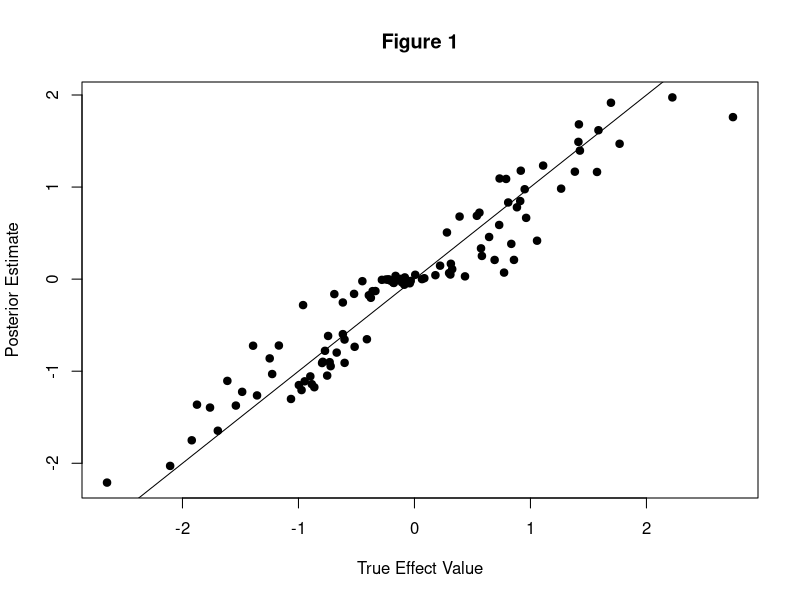
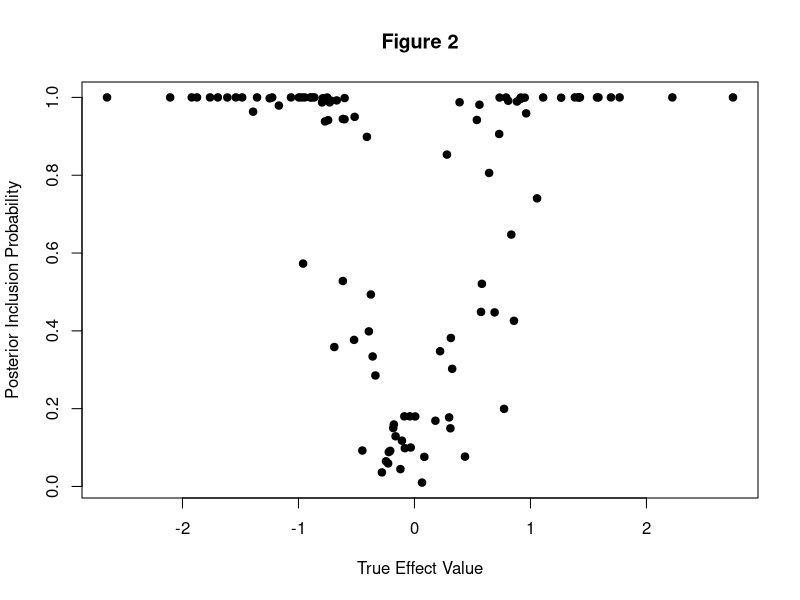
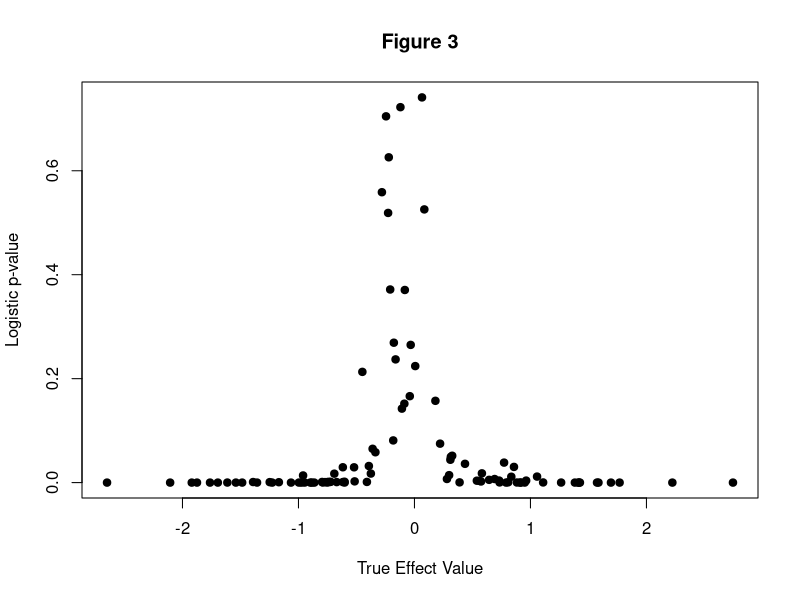
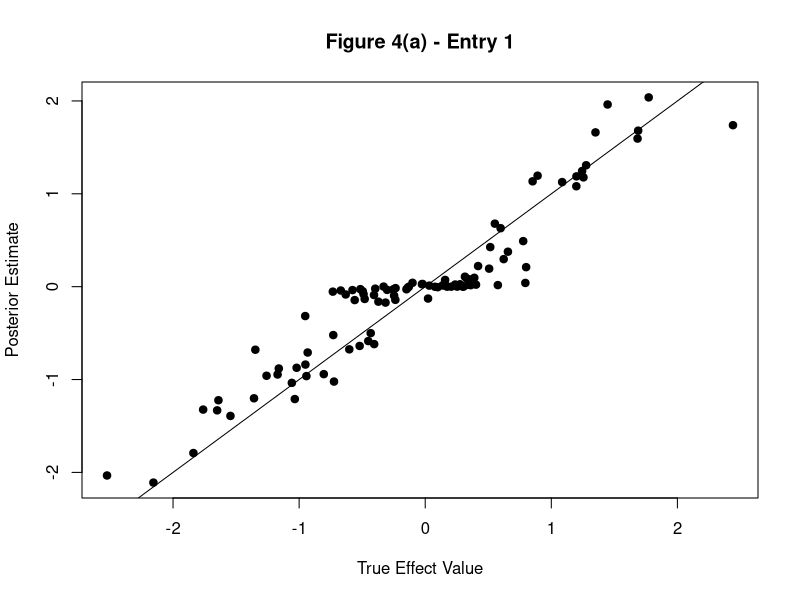
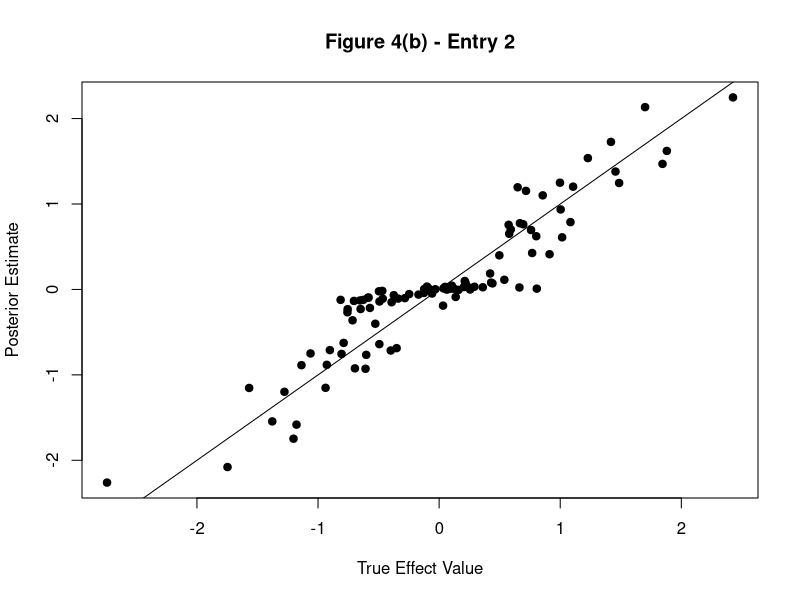
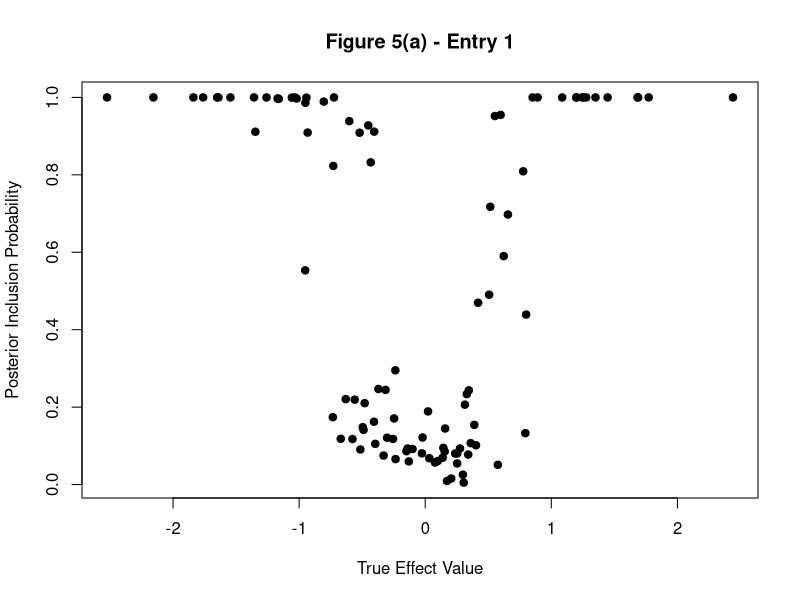
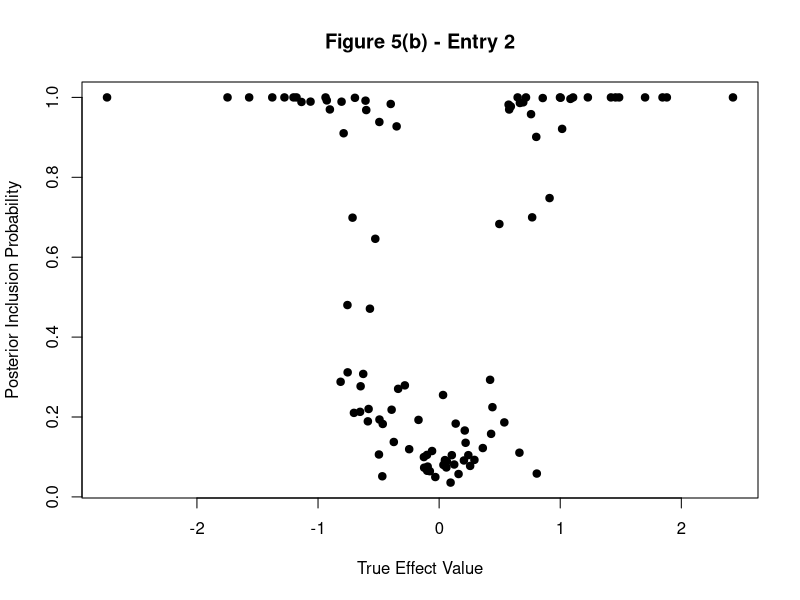
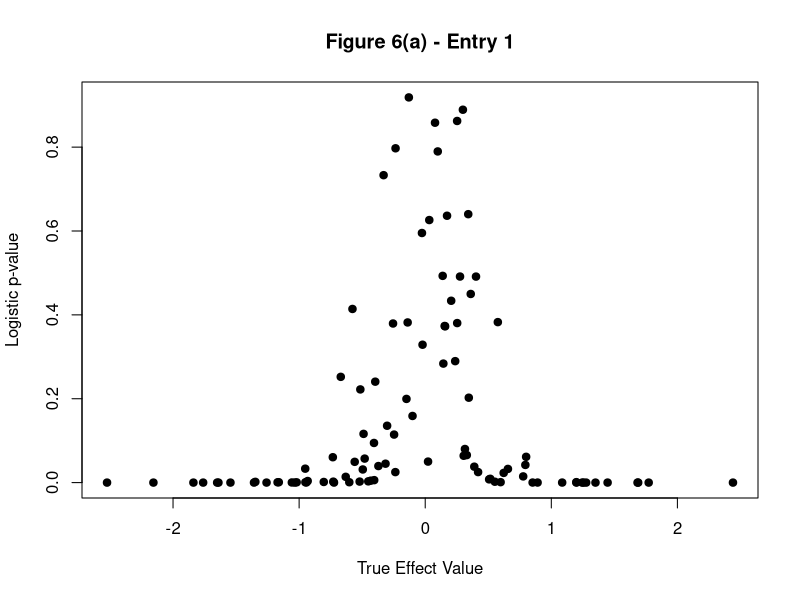

These charts were generated, in order, by the following R code: (Note: this script raises an error after producing the figures.)
## ---- chunk 1
knitr::opts_chunk$set(echo = T, error = T, warning = T, message = F, fig.align = 'center')
## ---- chunk 2
### NOTE: This is basic code, and I did not attempt to mirror the level of numerical sophistication in the susie functions
### If this idea is worth pursuing further, then this code can be improved

calc_Q = function(X, Sigma2, Mu, Alpha) {
  # X is data matrix
  # Sigma2[j, l] is the posterior variance for b_l when entry j is selected, p x L
  # Mu[j, l] is the posterior mean for b_l when entry j is selected, p x L
  # Alpha[j, l] is the posterior probability selecting entry j from b_l, p x L
  
  ASU2 = Alpha * (Sigma2 + Mu^2) # [j, l] = alpha[j, l] * (Sigma2[j, l] + Mu[j, l]^2)
  
  Q = rowSums(X^2 %*% ASU2) # start w/ sum_l E_(ql)[(x_i' b_l)^2]
  
  # now add 2 sum_l sum_{k>l} (x_i' b_l_post)(x_i' b_k_post)
  b_post_mat = Mu * Alpha # each column is posterior mean for b_l, p x L
  X_b_post = X %*% b_post_mat # [i, l] = x_i' b_l_post
  for (i in 1:nrow(X)) {
    xb_i = as.numeric(X_b_post[i, ])
    xb_outer = xb_i %o% xb_i # outer-product, [j, k] = (x_i'b_j_post)(x_i' b_k_post)
    diag(xb_outer) = 0 # remove diagonal, where j = k
    Q[i] = Q[i] + sum(xb_outer)
  }
  
  return(Q)
  
}

g = function(x) { # ilogit function
  exp(x) / (1 + exp(x))
}


update_xi = function(X, Sigma2, Mu, Alpha) {
  # X is data matrix
  # Sigma2[j, l] is the posterior variance for b_l when entry j is selected, p x L
  # Mu[j, l] is the posterior mean for b_l when entry j is selected, p x L
  # Alpha[j, l] is the posterior probability selecting entry j from b_l, p x L
  
  Q = calc_Q(X, Sigma2, Mu, Alpha)
  
  xi = sqrt(Q)
  
  return(xi)
  
}

update_b_l = function(X, Y, xi, prior_weights, V, Sigma2, Mu, Alpha, l) {
  # X is data matrix
  # Y is binary response
  # xi is lower-bound approximation parameters
  # prior_weights is prior probabilities for selecting j (p-vector)
  # V is prior variance
  # Sigma2[j, l] is the posterior variance for b_l when entry j is selected, p x L
  # Mu[j, l] is the posterior mean for b_l when entry j is selected, p x L
  # Alpha[j, l] is the posterior probability selecting entry j from b_l, p x L
  # l is index to update
  
  b_post_mat = Mu * Alpha # each column is posterior mean for b_l, p x L
  b_post_not_l = rowSums(as.matrix(b_post_mat[, -l], nrow = nrow(Mu))) # posterior, sum_(k != l) b_k_post
  g_xi = g(xi) # vector of g(xi_i), pre-compute once
  
  
  for (j in 1:ncol(X)) {
    common_denom = (1 / V) + sum(as.numeric(X[, j]^2) * (g_xi - .5) / xi) # appears many times, compute once
    
    # update Alpha[j, l]
    num = sum(X[, j] * (Y - .5 -  ((1 / xi) * (g_xi - .5) * (X %*% b_post_not_l)))) # numerator in exp
    denom = 2*common_denom # denominator in exp
    Alpha[j, l] = log(prior_weights[j]) + (num^2 / denom) + (1/2)*log(1 / common_denom) # on log-scale, for stability
    
    # update Mu[j, l]
    Mu[j, l] = num / common_denom
    
    # update Sigma[j, l]
    Sigma2[j, l] = 1 / common_denom
  }
  Alpha[, l] = exp(Alpha[, l] - max(Alpha[, l])) # remove max for stability, everything still proportional
  Alpha[, l] = Alpha[, l] / sum(Alpha[, l]) # normalize, sum to 1
  
  return(list(Sigma2 = Sigma2, Mu = Mu, Alpha = Alpha))
  
}


update_all = function(X, Y, xi, prior_weights, V, Sigma2, Mu, Alpha) {
  # X is data matrix
  # Y is binary response
  # xi is lower-bound approximation parameters
  # prior_weights is prior probabilities for selecting j (p-vector)
  # V is prior variance
  # Sigma2[j, l] is the posterior variance for b_l when entry j is selected, p x L
  # Mu[j, l] is the posterior mean for b_l when entry j is selected, p x L
  # Alpha[j, l] is the posterior probability selecting entry j from b_l, p x L
  
  # first, iterate over l = 1:L
  for (l in 1:ncol(Mu)) {
    res_l = update_b_l(X, Y, xi, prior_weights, V, Sigma2, Mu, Alpha, l)
    Sigma2 = res_l$Sigma2
    Mu = res_l$Mu
    Alpha = res_l$Alpha
  }
  
  # now, update xi
  xi = update_xi(X, Sigma2, Mu, Alpha)
  
  return(list(Sigma2 = Sigma2, Mu = Mu, Alpha = Alpha, xi = xi))
  
}

init_all = function(n, p, L) {
  xi = runif(n)
  
}


susie_logistic_VB = function(Y, X, L = 10, V = 1, prior_weights = NULL, tol = 1e-3, maxit = 1000) {
  p = ncol(X)
  n = nrow(X)
  
  if (is.null(prior_weights)) {
    prior_weights = rep(1 / p, p)
  }
  
  # place to store posterior info for each l = 1, ..., L
  # initialize: could think of something better
  Alpha = matrix(prior_weights, nrow = p, ncol = L)
  Mu = matrix(0, nrow = p, ncol = L)
  Sigma2 = matrix(V, nrow = p, ncol = L)
  xi = update_xi(X, Sigma2, Mu, Alpha)
  post_info = list(Sigma2 = Sigma2, Mu = Mu, Alpha = Alpha, xi = xi)
  
  beta_post_init = matrix(Inf, nrow = p, ncol = L) # initialize
  #beta_post_init2 = beta_post_init
  beta_post = post_info$Alpha * post_info$Mu
  
  
  iter = 0
  #while((norm(beta_post - beta_post_init, "1") > tol) & (norm(beta_post - beta_post_init2, "1") > tol)) { # repeat until posterior means
  while(norm(beta_post - beta_post_init, "1") > tol) { # repeat until posterior means
    #beta_post_init2 = beta_post_init # store from 2 iterations ago
    beta_post_init = beta_post
    
    post_info = update_all(X, Y, post_info$xi, prior_weights, V, post_info$Sigma2, post_info$Mu, post_info$Alpha)
    
    beta_post = post_info$Alpha * post_info$Mu
    
    iter = iter + 1
    if (iter > maxit) {
      stop("Maximum number of iterations reached")
    }
  }
  
  # change output format to match the GLM version's output
  res = list(post_alpha = post_info$Alpha, post_mu = post_info$Mu, post_sigma = post_info$Sigma, xi = post_info$xi)
  
  return(res)
  
}
## ---- chunk 3
susie_logistic = function(Y, X, L = 10, V = 1, prior_weights = NULL, tol = 1e-3, maxit = 1000, intercept = TRUE) {
  
  p = ncol(X)
  n = nrow(X)
  
  # place to store posterior info for each l = 1, ..., L
  post_alpha = matrix(NA, nrow = p, ncol = L)
  post_mu = matrix(NA, nrow = p, ncol = L)
  post_sigma = matrix(NA, nrow = p, ncol = L)
  post_info = list(post_alpha = post_alpha, post_mu = post_mu, post_sigma = post_sigma)

  beta_post_init = matrix(Inf, nrow = p, ncol = L) # initialize
  beta_post_init2 = beta_post_init
  beta_post = matrix(0, nrow = p, ncol = L)
  
  fixed = rep(0, n) # fixed portion, estimated from l' != l other SER models
  
  iter = 0
  while((norm(beta_post - beta_post_init, "1") > tol) & (norm(beta_post - beta_post_init2, "1") > tol)) { # repeat until posterior means converge (ELBO not calculated here, so use this convergence criterion instead)
    beta_post_init2 = beta_post_init # store from 2 iterations ago
    beta_post_init = beta_post
      
    for (l in 1:L) {
      
      # below is old (inefficient) calculation of the fixed portion
      #fixed = rowSums(X %*% beta_post[, -l]) + int.coef # fixed portion from previous estimates (add intercept portion as well)
      fixed = fixed - (X %*% beta_post[, l]) # remove effect from previous iteration
      
      SER_logistric_l = single_effect_regression_logistic(Y, X, V, prior_weights, FALSE, fixed, intercept)
      # store
      post_info$post_alpha[, l] = SER_logistric_l$alpha
      post_info$post_mu[, l] = SER_logistric_l$mu
      post_info$post_sigma[, l] = SER_logistric_l$mu2 - SER_logistric_l$mu^2
      
      # update beta_post
      beta_post[, l] = SER_logistric_l$alpha * SER_logistric_l$mu
      
      fixed = fixed + (X %*% beta_post[, l]) # add back new fixed portion
      
    }
    
    iter = iter + 1
    if (iter > maxit) {
        stop("Maximum number of iterations reached")
    }
    
  }
  
  # now, get intercept w/ MLE, holding our final estimate of beta to be fixed
  beta = rowSums(post_info$post_alpha * post_info$post_mu)
  int = coef(glm(Y ~ 1 + offset(X %*% beta), family = "binomial"))
  post_info$intercept = int
  
  return(post_info)
  
}


# SER_logistic function
single_effect_regression_logistic = function(Y, X, V, prior_weights = NULL, optimize_V = FALSE, fixed = NULL, intercept = TRUE) {
  p = ncol(X)
  
  betahat = numeric(p)
  shat2 = numeric(p)
  
  if (is.null(fixed)) { # fixed is components from previous SER fits
    fixed = rep(0, length(Y))
  }
  
  # NOTE: could parallelize loop below if desired
  for (j in 1:p) { # logistic regression on each column of X separately
    if (intercept) {
      log.fit = glm(Y ~ X[, j] + 1 + offset(fixed), family = "binomial") # fit w/ intercept
    } else {
      log.fit = glm(Y ~ X[, j] - 1 + offset(fixed), family = "binomial") # fit w/out intercept
    }
    log.fit.coef = summary(log.fit)$coefficients
    # NOTE: coerces "intercept" to be 0 or 1 to grab relevant row of glm coefficient output
    betahat[j] = ifelse(is.na(log.fit.coef[1 + intercept, 1]), 0, log.fit.coef[1 + intercept, 1]) # beta-hat MLE (if na, just set to 0)
    shat2[j] = ifelse(is.na(log.fit.coef[1 + intercept, 2]), Inf, log.fit.coef[1 + intercept, 2]^2) # (std errof beta-hat MLE)^2 (if na, just set to Inf)
  }
  
  if (is.null(prior_weights)) {
    prior_weights = rep(1 / p, p)
  }
  
  if(optimize_V) {
    stop("Optimizing for prior variance not yet implemented for logistic case")
    #if(loglik.grad(0, betahat, shat2, prior_weights) < 0) {
    #  V = 0
    #} else {
    ##V.o = optim(par=log(V),fn=negloglik.logscale,gr = negloglik.grad.logscale,betahat=betahat,shat2=shat2,prior_weights=prior_weights,method="BFGS")
    ##if(V.o$convergence!=0){
    ##  warning("optimization over prior variance failed to converge")
    ##}
    #  V.u = uniroot(negloglik.grad.logscale, c(-10, 10), extendInt = "upX", betahat = betahat, shat2 = shat2, prior_weights = prior_weights)
    #  V = exp(V.u$root)
    #}
  }
  
  lbf = dnorm(betahat, 0, sqrt(V + shat2), log = TRUE) - dnorm(betahat, 0, sqrt(shat2), log = TRUE)
  #log(bf) on each SNP
  
  lbf[is.infinite(shat2)] = 0 # deal with special case of infinite shat2 (eg happens if X does not vary)
  
  maxlbf = max(lbf)
  w = exp(lbf - maxlbf) # w is proportional to BF, but subtract max for numerical stability
  # posterior prob on each SNP
  w_weighted = w * prior_weights
  weighted_sum_w = sum(w_weighted)
  alpha = w_weighted / weighted_sum_w
  post_var = 1 / ((1 / shat2) + (1 / V)) # posterior variance
  post_mean = (1 / shat2) * post_var * betahat # posterior mean
  post_mean2 = post_var + post_mean^2 # posterior second moment
  # BF for single effect model
  lbf_model = maxlbf + log(weighted_sum_w)
  # NOTE: Need to double check below
  loglik = lbf_model + log(1/2)*length(Y) # loglik of 0/1 response Y under p = .5
  return(list(alpha = alpha, mu = post_mean, mu2 = post_mean2, lbf = lbf, lbf_model = lbf_model, V = V, loglik = loglik))
}
## ---- chunk 4
set.seed(1138)

n = 100
p = 10
L = 1
V = 1
beta_true = rep(0, p)

B = 100
b_1s = numeric(B)
susie.fits.easy = list() # logistic SuSiE fits
logistic.fits.easy = list() # logistic regression fits
for (i in 1:B) {
  beta_true[1] = rnorm(1, 0, sqrt(V))
  b_1s[i] = beta_true[1]
  # make independent N(0, 1) covariates
  X = matrix(rnorm(n * p), nrow = n)
  # make response
  Y = rbinom(n, 1, exp(X %*% beta_true) / (1 + exp(X %*% beta_true)))
  susie.fits.easy[[i]] = susie_logistic_VB(Y, X, L, V)
  logistic.fits.easy[[i]] = glm(Y ~ X, family = "binomial")
}
## ---- chunk 5
plot(sapply(susie.fits.easy, function(x) x$post_alpha[1] * x$post_mu[1]) ~ b_1s, xlab = "True Effect Value", ylab = "Posterior Estimate", main = "Figure 1", pch = 19)
abline(0, 1)

plot(sapply(susie.fits.easy, function(x) x$post_alpha[1]) ~ b_1s, xlab = "True Effect Value", ylab = "Posterior Inclusion Probability", main = "Figure 2", pch = 19)
## ---- chunk 6
plot(sapply(logistic.fits.easy, function(x) summary(x)$coefficients[2, 4]) ~ b_1s, xlab = "True Effect Value", ylab = "Logistic p-value", main = "Figure 3", pch = 19)
## ---- chunk 7
set.seed(1138)

n = 100
p = 10
L = 2
V = 1
beta_true = rep(0, p)

B = 100
b_1s = numeric(B)
b_2s = numeric(B)
susie.fits.easy2 = list() # logistic SuSiE fits
logistic.fits.easy2 = list() # logistic regression fits
for (i in 1:B) {
  beta_true[1] = rnorm(1, 0, sqrt(V))
  beta_true[2] = rnorm(1, 0, sqrt(V))
  b_1s[i] = beta_true[1]
  b_2s[i] = beta_true[2]
  # make independent N(0, 1) covariates
  X = matrix(rnorm(n * p), nrow = n)
  # make response
  Y = rbinom(n, 1, exp(X %*% beta_true) / (1 + exp(X %*% beta_true)))
  susie.fits.easy2[[i]] = susie_logistic_VB(Y, X, L, V, maxit = 1000)
  logistic.fits.easy2[[i]] = glm(Y ~ X, family = "binomial")
}
## ---- chunk 8
#est_b1_max = sapply(susie.fits.easy2, function(x) x$post_alpha[1, which.max(x$post_alpha[1, ]) ]* x$post_mu[1, which.max(x$post_alpha[1, ])])

#est_b2_max = sapply(susie.fits.easy2, function(x) x$post_alpha[2, which.max(x$post_alpha[2, ]) ]* x$post_mu[2, which.max(x$post_alpha[2, ])])

est_alpha1_max = sapply(susie.fits.easy2, function(x) max(x$post_alpha[1, ]))

est_alpha2_max = sapply(susie.fits.easy2, function(x) max(x$post_alpha[2, ]))

est_b = sapply(susie.fits.easy2, function(x) rowSums(x$post_alpha * x$post_mu))

plot(est_b[1, ] ~ b_1s, xlab = "True Effect Value", ylab = "Posterior Estimate", main = "Figure 4(a) - Entry 1", pch = 19)
abline(0, 1)

plot(est_b[2, ] ~ b_2s, xlab = "True Effect Value", ylab = "Posterior Estimate", main = "Figure 4(b) - Entry 2", pch = 19)
abline(0, 1)

plot(est_alpha1_max ~ b_1s, xlab = "True Effect Value", ylab = "Posterior Inclusion Probability", main = "Figure 5(a) - Entry 1", pch = 19)

plot(est_alpha2_max ~ b_2s, xlab = "True Effect Value", ylab = "Posterior Inclusion Probability", main = "Figure 5(b) - Entry 2", pch = 19)
## ---- chunk 9
plot(sapply(logistic.fits.easy2, function(x) summary(x)$coefficients[2, 4]) ~ b_1s, xlab = "True Effect Value", ylab = "Logistic p-value", main = "Figure 6(a) - Entry 1", pch = 19)

plot(sapply(logistic.fits.easy2, function(x) summary(x)$coefficients[3, 4]) ~ b_2s, xlab = "True Effect Value", ylab = "Logistic p-value", main = "Figure 6(b) - Entry 2", pch = 19)
## ---- chunk 10
### TEST susie_logistic_VB
set.seed(1138)

n = 100
p = 10
L = 3
pi = rep(1 / p, p) # prior weights
V = 5 # prior variance

beta_true = rep(0, p)
for (l in 1:L) {
  b_l = rnorm(1, 0, sqrt(V))
  gamma_l = rmultinom(1, 1, pi)
  beta_l = b_l * gamma_l
  beta_true = beta_true + beta_l
}

# simulate data, induce correlations
X = matrix(rnorm(n*p, 0, 1), nrow = n, ncol = p)
X[, 2] = X[, 3]
X[, 7] = X[, 6]

# make response
Y = rbinom(n, 1, exp(X %*% beta_true) / (1 + exp(X %*% beta_true)))

susie.logistic.fit = susie_logistic_VB(Y, X, L, V)
## ---- chunk 11
plot(beta_true, ylab = "True Value", main = "Figure 11", pch = 19)
## ---- chunk 12
b_1_post = susie.logistic.fit$post_mu[, 1] * susie.logistic.fit$post_alpha[, 1]
b_2_post = susie.logistic.fit$post_mu[, 2] * susie.logistic.fit$post_alpha[, 2]
b_3_post = susie.logistic.fit$post_mu[, 3] * susie.logistic.fit$post_alpha[, 3]

plot(b_1_post, ylab = "Posterior Mean Value", main = "Figure 12(a)", pch = 19)
plot(b_2_post, ylab = "Posterior Mean Value", main = "Figure 12(b)", pch = 19)
plot(b_3_post, ylab = "Posterior Mean Value", main = "Figure 12(c)", pch = 19)
## ---- chunk 13
plot(susie.logistic.fit$post_alpha[, 1], ylab = "Posterior Inclusion Probability", main = "Figure 13(a)", pch = 19)
plot(susie.logistic.fit$post_alpha[, 2], ylab = "Posterior Inclusion Probability", main = "Figure 13(b)", pch = 19)
plot(susie.logistic.fit$post_alpha[, 3], ylab = "Posterior Inclusion Probability", main = "Figure 13(c)", pch = 19)
## ---- chunk 14
set.seed(1138)

n = 1000
p = 100
L = 10
pi = rep(1 / p, p) # prior weights
V = 5 # prior variance

beta_true = rep(0, p)
for (l in 1:L) {
  b_l = rnorm(1, 0, sqrt(V))
  gamma_l = rmultinom(1, 1, pi)
  beta_l = b_l * gamma_l
  beta_true = beta_true + beta_l
}

# simulate data, induce correlations
X = matrix(rnorm(n*p, 0, 1), nrow = n, ncol = p)
X[, 2] = X[, 1]
X[, 88] = X[, 87]
X[, 89] = runif(n, -1, -.7) * X[, 87]

# make response
Y = rbinom(n, 1, exp(X %*% beta_true) / (1 + exp(X %*% beta_true)))

susie.logistic.fit = susie_logistic_VB(Y, X, L, V)
## ---- chunk 15
plot(beta_true[beta_true == 0] ~ which(beta_true == 0), xlim = c(0, 101), ylim = range(beta_true) + c(-.1, .1), xlab = "Index", ylab = "True Value", main = "Figure 14", pch = 19)
text(which(beta_true != 0), beta_true[beta_true != 0], labels = which(beta_true != 0))
## ---- chunk 16
par(mfrow = c(5, 2))
for (l in 1:L) {
  b_l_post = susie.logistic.fit$post_mu[, l] * susie.logistic.fit$post_alpha[, l]
  plot(b_l_post[abs(b_l_post) < .01] ~ which(abs(b_l_post) < .01), xlim = c(0, 101), ylim = range(b_l_post) + c(-.1, .1), xlab = "Index", ylab = "Posterior Mean Value", main = paste("Figure 15(", letters[l], ")", sep = ""), pch = 19)
  text(which(abs(b_l_post) >= .01), b_l_post[abs(b_l_post) >= .01], labels = which(abs(b_l_post) >= .01))
}
par(mfrow = c(1, 1))
## ---- chunk 17
par(mfrow = c(5, 2))
for (l in 1:L) {
  alpha_l = susie.logistic.fit$post_alpha[, l]
  plot(alpha_l[alpha_l < .01] ~ which(alpha_l < .01), xlim = c(0, 101), ylim = c(0, 1), xlab = "Index", ylab = "Posterior Inclusion Probability", main = paste("Figure 16(", letters[l], ")", sep = ""), pch = 19)
  text(which(alpha_l >= .01), alpha_l[alpha_l >= .01], labels = which(alpha_l >= .01))
}
par(mfrow = c(1, 1))
## ---- chunk 18
set.seed(1138)

n = 1000
p = 10
L = 1
beta_true = rep(0, p)
beta_true[1:3] = c(1, -.75, .5)
V = 1

X = matrix(rnorm(n * p), nrow = n)
# make response
Y = rbinom(n, 1, exp(X %*% beta_true) / (1 + exp(X %*% beta_true)))

fit.susie.log3 = susie_logistic_VB(Y, X, L = 3, V, maxit = 1000)
fit.susie.log5 = susie_logistic_VB(Y, X, L = 5, V, maxit = 1000)
fit.susie.log10 = susie_logistic_VB(Y, X, L = 10, V, maxit = 1000)

par(mfcol = c(3, 2))
matplot(fit.susie.log3$post_alpha, xlab = "Index", ylab = "Posterior Inclusion Probability", main = "L = 3")
matplot(fit.susie.log5$post_alpha, xlab = "Index", ylab = "Posterior Inclusion Probability", main = "L = 5")
matplot(fit.susie.log10$post_alpha, xlab = "Index", ylab = "Posterior Inclusion Probability", main = "L = 10")

plot(rowSums(fit.susie.log3$post_alpha * fit.susie.log3$post_mu), xlab = "Index", ylab = "Posterior Mean", main = "L = 3", pch = 19)
plot(rowSums(fit.susie.log5$post_alpha * fit.susie.log5$post_mu), xlab = "Index", ylab = "Posterior Mean", main = "L = 5", pch = 19)
plot(rowSums(fit.susie.log10$post_alpha * fit.susie.log10$post_mu), xlab = "Index", ylab = "Posterior Mean", main = "L = 10", pch = 19)
par(mfcol = c(1, 1))
## ---- chunk 19
set.seed(1138)

n = 100
p = 10
L = 1
V = 1
beta_true = rep(0, p)

B = 100
b_1s = numeric(B)
susie.fits.easy = list() # GLM logistic SuSiE fits
susie.fits.easy.VB = list() # VB logistic SuSiE fits
for (i in 1:B) {
  beta_true[1] = rnorm(1, 0, sqrt(V))
  b_1s[i] = beta_true[1]
  # make independent N(0, 1) covariates
  X = matrix(rnorm(n * p), nrow = n)
  # make response
  Y = rbinom(n, 1, exp(X %*% beta_true) / (1 + exp(X %*% beta_true)))
  susie.fits.easy[[i]] = susie_logistic(Y, X, L, V, intercept = F) # fit without intercept to compare directly w/ VB method
  susie.fits.easy.VB[[i]] = susie_logistic_VB(Y, X, L, V)
}

par(mfrow = c(2, 2))
plot(sapply(susie.fits.easy, function(x) x$post_alpha[1] * x$post_mu[1]) ~ b_1s, xlab = "True Effect Value", ylab = "Posterior Estimate", main = "GLM SuSiE Coefficient Estimates: n = 100", pch = 19)
abline(0, 1)

plot(sapply(susie.fits.easy, function(x) x$post_alpha[1]) ~ b_1s, xlab = "True Effect Value", ylab = "Posterior Inclusion Probability", main = "GLM SuSiE PIP Estimates: n = 100", pch = 19, ylim = c(0, 1))

plot(sapply(susie.fits.easy.VB, function(x) x$post_alpha[1] * x$post_mu[1]) ~ b_1s, xlab = "True Effect Value", ylab = "Posterior Estimate", main = "VB SuSiE Coefficient Estimates: n = 100", pch = 19)
abline(0, 1)

plot(sapply(susie.fits.easy.VB, function(x) x$post_alpha[1]) ~ b_1s, xlab = "True Effect Value", ylab = "Posterior Inclusion Probability", main = "VB SuSiE PIP Estimates: n = 100", pch = 19, ylim = c(0, 1))
par(mfrow = c(1, 1))
## ---- chunk 20
set.seed(1138)

n = 50
p = 10
L = 1
V = 1
beta_true = rep(0, p)

B = 100
b_1s = numeric(B)
susie.fits.easy = list() # GLM logistic SuSiE fits
susie.fits.easy.VB = list() # VB logistic SuSiE fits
for (i in 1:B) {
  beta_true[1] = rnorm(1, 0, sqrt(V))
  b_1s[i] = beta_true[1]
  # make independent N(0, 1) covariates
  X = matrix(rnorm(n * p), nrow = n)
  # make response
  Y = rbinom(n, 1, exp(X %*% beta_true) / (1 + exp(X %*% beta_true)))
  susie.fits.easy[[i]] = susie_logistic(Y, X, L, V, intercept = F) # fit without intercept to compare directly w/ VB method
  susie.fits.easy.VB[[i]] = susie_logistic_VB(Y, X, L, V)
}

par(mfrow = c(2, 2))
plot(sapply(susie.fits.easy, function(x) x$post_alpha[1] * x$post_mu[1]) ~ b_1s, xlab = "True Effect Value", ylab = "Posterior Estimate", main = "GLM SuSiE Coefficient Estimates: n = 50", pch = 19)
abline(0, 1)

plot(sapply(susie.fits.easy, function(x) x$post_alpha[1]) ~ b_1s, xlab = "True Effect Value", ylab = "Posterior Inclusion Probability", main = "GLM SuSiE PIP Estimates: n = 50", pch = 19, ylim = c(0, 1))

plot(sapply(susie.fits.easy.VB, function(x) x$post_alpha[1] * x$post_mu[1]) ~ b_1s, xlab = "True Effect Value", ylab = "Posterior Estimate", main = "VB SuSiE Coefficient Estimates: n = 50", pch = 19)
abline(0, 1)

plot(sapply(susie.fits.easy.VB, function(x) x$post_alpha[1]) ~ b_1s, xlab = "True Effect Value", ylab = "Posterior Inclusion Probability", main = "VB SuSiE PIP Estimates: n = 50", pch = 19, ylim = c(0, 1))
par(mfrow = c(1, 1))
## ---- chunk 21
set.seed(1138)
n = 100
p = 10
V = 1
L = 4

Sigma = diag(.05, nrow = 10)
Sigma[1:3, 1:3] = Sigma[1:3, 1:3] + matrix(.95, nrow = 3, ncol = 3) # 1, 2, 3 correlated 
Sigma[4:5, 4:5] = Sigma[4:5, 4:5] + matrix(.95, nrow = 2, ncol = 2) # 4, 5 correlated
Sigma[6:8, 6:8] = Sigma[6:8, 6:8] + diag(.95, nrow = 3)
Sigma[9:10, 9:10] = Sigma[9:10, 9:10] + matrix(.95, nrow = 2, ncol = 2) # 9, 10 correlated

X = MASS::mvrnorm(n, rep(0, p), Sigma)
beta_true = rep(0, p)
beta_true[c(1, 4, 6, 7)] = rnorm(4, 0, sqrt(V))
Y = rbinom(n, 1, exp(X %*% beta_true) / (1 + exp(X %*% beta_true)))

ptm = proc.time()
susie.fit.glm = susie_logistic(Y, X, L, V, intercept = F)
ptm.glm = proc.time() - ptm
ptm = proc.time()
susie.fit.vb = susie_logistic_VB(Y, X, L, V)
ptm.vb =proc.time() - ptm

plot(beta_true[beta_true == 0] ~ which(beta_true == 0), xlim = c(0, 11), ylim = range(beta_true) + c(-.1, .1), xlab = "Index", ylab = "True Value", main = "True Effects", pch = 19)
text(which(beta_true != 0), beta_true[beta_true != 0], labels = which(beta_true != 0))


par(mfrow = c(2, 2))
for (l in 1:L) {
  b_l_post = susie.fit.glm$post_mu[, l] * susie.fit.glm$post_alpha[, l]
  plot(b_l_post[abs(b_l_post) < .01] ~ which(abs(b_l_post) < .01), xlim = c(0, 11), ylim = range(b_l_post) + c(-.1, .1), xlab = "Index", ylab = "Posterior Mean Value", main = paste("GLM SuSiE Posterior Mean No. ", l, sep = ""), pch = 19)
  text(which(abs(b_l_post) >= .01), b_l_post[abs(b_l_post) >= .01], labels = which(abs(b_l_post) >= .01))
}
par(mfrow = c(1, 1))

par(mfrow = c(2, 2))
for (l in 1:L) {
  b_l_post = susie.fit.vb$post_mu[, l] * susie.fit.vb$post_alpha[, l]
  plot(b_l_post[abs(b_l_post) < .01] ~ which(abs(b_l_post) < .01), xlim = c(0, 11), ylim = range(b_l_post) + c(-.1, .1), xlab = "Index", ylab = "Posterior Mean Value", main = paste("VB SuSiE Posterior Mean No. ", l, sep = ""), pch = 19)
  text(which(abs(b_l_post) >= .01), b_l_post[abs(b_l_post) >= .01], labels = which(abs(b_l_post) >= .01))
}
par(mfrow = c(1, 1))
